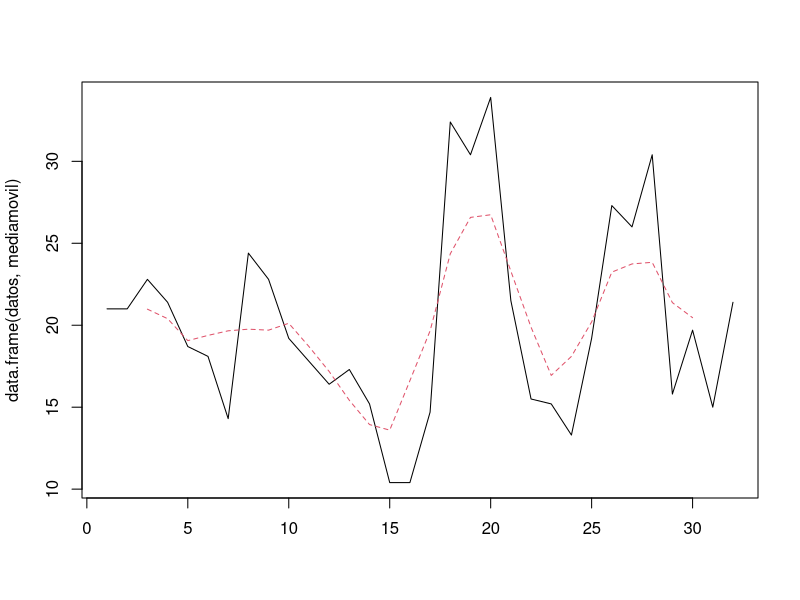
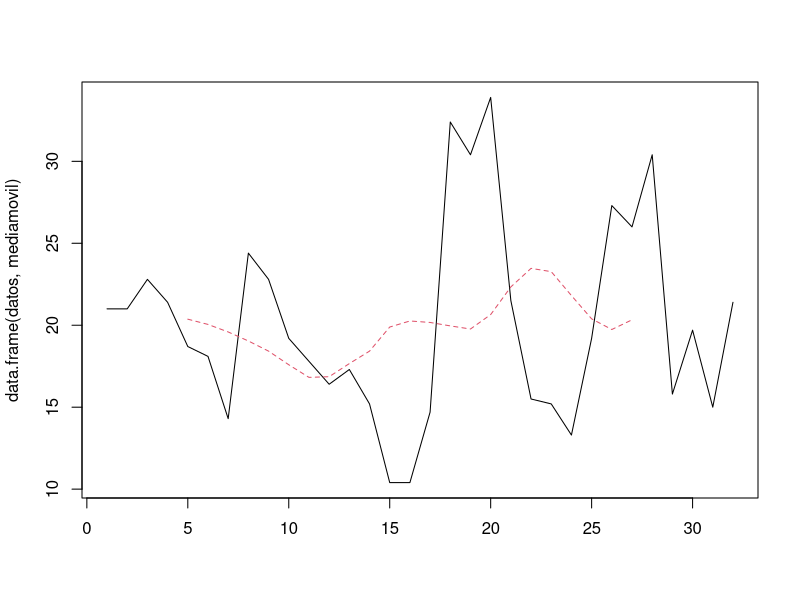
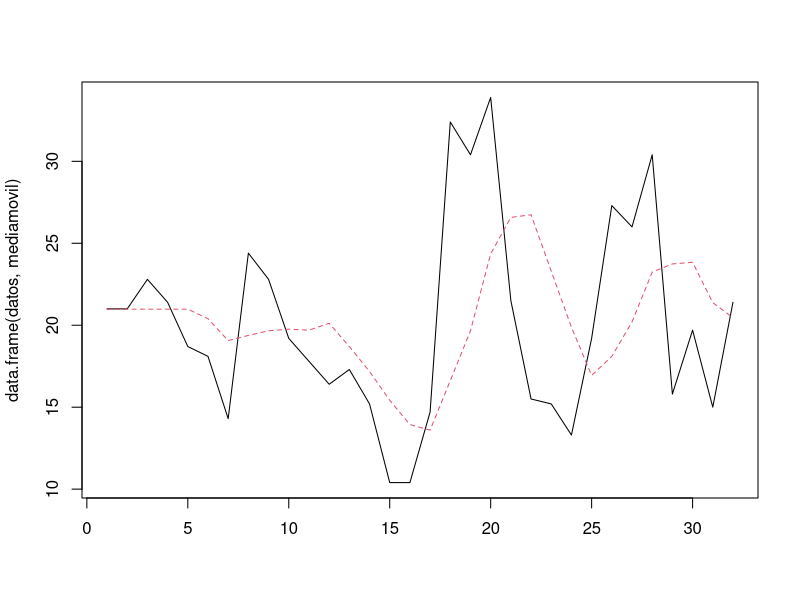

The R script that drew these images, in order:
################### moving average using stats::filter #######################
# this is a centered moving average
ma <- function(x,n=5){stats::filter(x, rep(1 / n, n), method="convolution", sides=2)}

datos <- mtcars$mpg

mediamovil <- ma(datos)
matplot(data.frame(datos, mediamovil), type="l")

mediamovil <- ma(datos,n=10)
matplot(data.frame(datos, mediamovil), type="l")

# how stats::filter works
coef1 <- 2
coef2 <- 2
x <- c(1:5)
stats::filter(x,c(coef1, coef2))
# 6 10 14 18 NA
# that is:
x[1]*coef1+x[2]*coef2
x[2]*coef1+x[3]*coef2
x[3]*coef1+x[4]*coef2
x[4]*coef1+x[5]*coef2
x[5]*coef1+x[6]*coef2

################### moving average using loops #######################
# note: this is not a centered moving average
# it is build upon the last number of the window
movAvg <- function(x,width,inputConstant=FALSE){
  lx <- length(x)
  result <- c()
  while(TRUE){
    w <- tail(x,width)
    if(length(w)<width){break}
    result <- c(result,mean(w))
    x <- head(x,-1)
  }
  result <- rev(result)
  if(inputConstant){
    lxr <- lx-length(result)
    if(lxr>0){
      result <- c(rep(result[1],lxr),result)
    }
  }
  return(result)
}

mediamovil <- movAvg(datos, 5, inputConstant=TRUE)

matplot(data.frame(datos, mediamovil), type="l")


